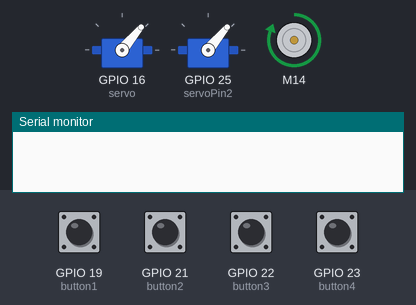
Bench run of a sketch on a simulated ESP32. On the bench: 2 × servo, DC motor (green arrow = forward, orange = backward, longer = faster), the last lines printed to the serial monitor. The inputs (shaded band) are chosen by the test bench; at power-on: GPIO 19 (button1), GPIO 21 (button2), GPIO 22 (button3), GPIO 23 (button4) HIGH.

Above: at 1.2 s.
1.3 s: GPIO 19 (button1) pulled LOW for 0.15 s
At 2.1 s:
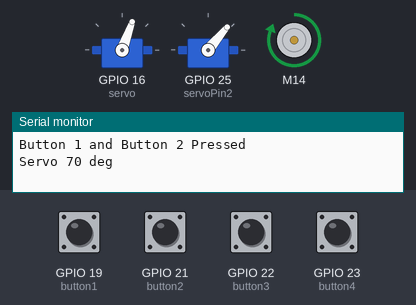
2.9 s: GPIO 22 (button3) pulled LOW for 0.15 s
At 3.3 s:
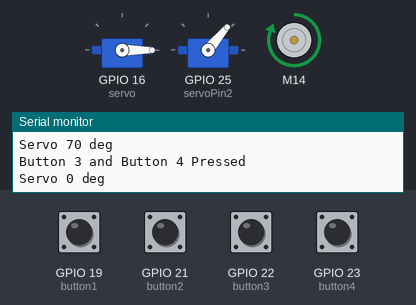
4.5 s: GPIO 19 (button1) pulled LOW for 1 s
At 5.7 s:
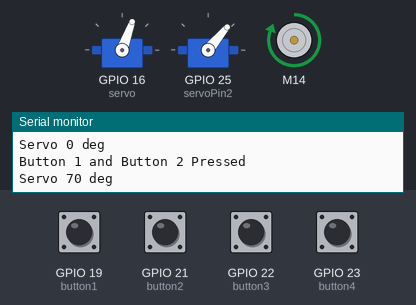
7.0 s: GPIO 22 (button3) pulled LOW for 1 s
At 7.6 s:
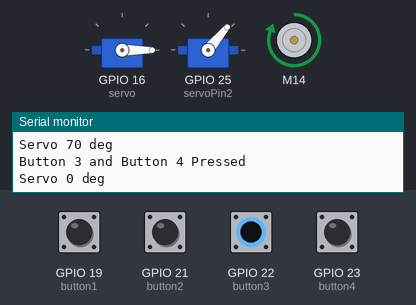
Timing chart, 0 to 10.0 s (numbered marks = the images above; inputs shaded):
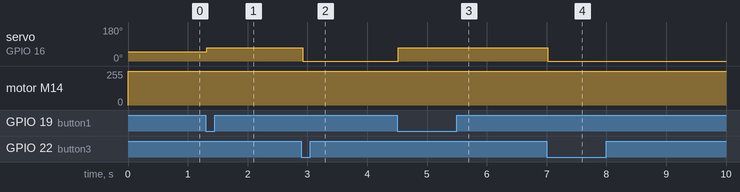

The sketch:

LimitSwitch-Servo.ino
```cpp
#include <ESP32Servo.h>
#include <L298N.h>
#include <ezButton.h>

int ENA = 13;
int IN1 = 14;
int IN2 = 27;
int servo = 16;
int servoPin2 = 25;

ezButton button1(19);
ezButton button2(21);
ezButton button3(22);
ezButton button4(23);
L298N motor1(ENA, IN1, IN2);

Servo servo1;
Servo servo2;

void setup() {
  Serial.begin(115200);
  servo1.attach(servo);
  servo2.attach(servoPin2);

  ledcAttachChannel(ENA, 5000, 8, 2);
  motor1.setSpeed(255);
  servo1.write(50);
  servo2.write(50);

  button1.setDebounceTime(20);
  button2.setDebounceTime(20);
  button3.setDebounceTime(20);
  button4.setDebounceTime(20);

}

void loop() {
  button1.loop();
  button2.loop();
  button3.loop();
  button4.loop();

  motor1.forward();

  if(button1.isPressed() || button2.isPressed()){
    servo1.write(70);
    // servo2.write(0);
    Serial.println("Button 1 and Button 2 Pressed");
    Serial.println("Servo 70 deg");
  }

  if(button3.isPressed() || button4.isPressed()){
    servo1.write(0);

    // servo2.write(20);
    Serial.println("Button 3 and Button 4 Pressed");
    Serial.println("Servo 0 deg");
  }
}
```

Measured:
- after the input at 1.3 s, servo on GPIO 16 (servo): 50° → 70° at once
- after the input at 2.9 s, servo on GPIO 16 (servo): 70° → 0° at once
- after the input at 4.5 s, servo on GPIO 16 (servo): 0° → 70° at once
- after the input at 7.0 s, servo on GPIO 16 (servo): 70° → 0° at once
